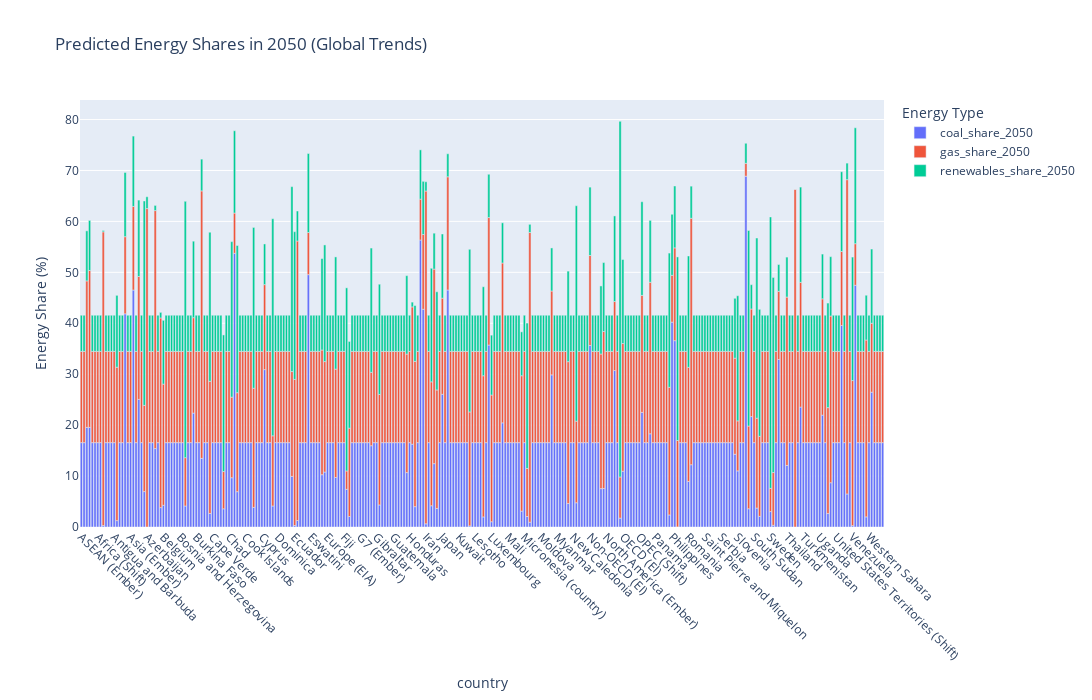

This figure's notebook cell:
### Code cell
import plotly.express as px

# Create a melted DataFrame for stacked bar plot
melted_df = predictions_df.melt(id_vars=['country'], 
                                 value_vars=['coal_share_2050', 'gas_share_2050', 'renewables_share_2050'], 
                                 var_name='Energy Type', value_name='Share')

# Plotly bar chart
fig = px.bar(melted_df, x='country', y='Share', color='Energy Type', 
             title='Predicted Energy Shares in 2050 (Global Trends)', 
             labels={'Share': 'Energy Share (%)'}, 
             hover_name='country')

# Update layout for better visualization
fig.update_layout(xaxis_tickangle=45, width=1200, height=700)
fig.show()

### Figure 1 — Plotly figure (JSON) as saved in the notebook; plotly's stock layout.template omitted (floating-point values rounded to 4 significant figures; data arrays with more than 128 entries replaced by an {"elided": "..."} marker saying what was removed)
{"data": [{"alignmentgroup": "True", "hovertemplate": "<b>%{hovertext}</b><br><br>Energy Type=coal_share_2050<br>country=%{x}<br>Energy Share (%)=%{y}<extra></extra>", "hovertext": {"elided": "294 str values"}, "legendgroup": "coal_share_2050", "marker": {"color": "#636efa", "pattern": {"shape": ""}}, "name": "coal_share_2050", "offsetgroup": "coal_share_2050", "orientation": "v", "showlegend": true, "textposition": "auto", "type": "bar", "x": {"elided": "294 str values"}, "xaxis": "x", "y": {"elided": "294 float values"}, "yaxis": "y"}, {"alignmentgroup": "True", "hovertemplate": "<b>%{hovertext}</b><br><br>Energy Type=gas_share_2050<br>country=%{x}<br>Energy Share (%)=%{y}<extra></extra>", "hovertext": {"elided": "294 str values"}, "legendgroup": "gas_share_2050", "marker": {"color": "#EF553B", "pattern": {"shape": ""}}, "name": "gas_share_2050", "offsetgroup": "gas_share_2050", "orientation": "v", "showlegend": true, "textposition": "auto", "type": "bar", "x": {"elided": "294 str values"}, "xaxis": "x", "y": {"elided": "294 float values"}, "yaxis": "y"}, {"alignmentgroup": "True", "hovertemplate": "<b>%{hovertext}</b><br><br>Energy Type=renewables_share_2050<br>country=%{x}<br>Energy Share (%)=%{y}<extra></extra>", "hovertext": {"elided": "294 str values"}, "legendgroup": "renewables_share_2050", "marker": {"color": "#00cc96", "pattern": {"shape": ""}}, "name": "renewables_share_2050", "offsetgroup": "renewables_share_2050", "orientation": "v", "showlegend": true, "textposition": "auto", "type": "bar", "x": {"elided": "294 str values"}, "xaxis": "x", "y": {"elided": "294 float values"}, "yaxis": "y"}], "layout": {"barmode": "relative", "height": 700, "legend": {"title": {"text": "Energy Type"}, "tracegroupgap": 0}, "title": {"text": "Predicted Energy Shares in 2050 (Global Trends)"}, "width": 1200, "xaxis": {"anchor": "y", "domain": [0, 1], "tickangle": 45, "title": {"text": "country"}}, "yaxis": {"anchor": "x", "domain": [0, 1], "title": {"text": "Energy Share (%)"}}}}
